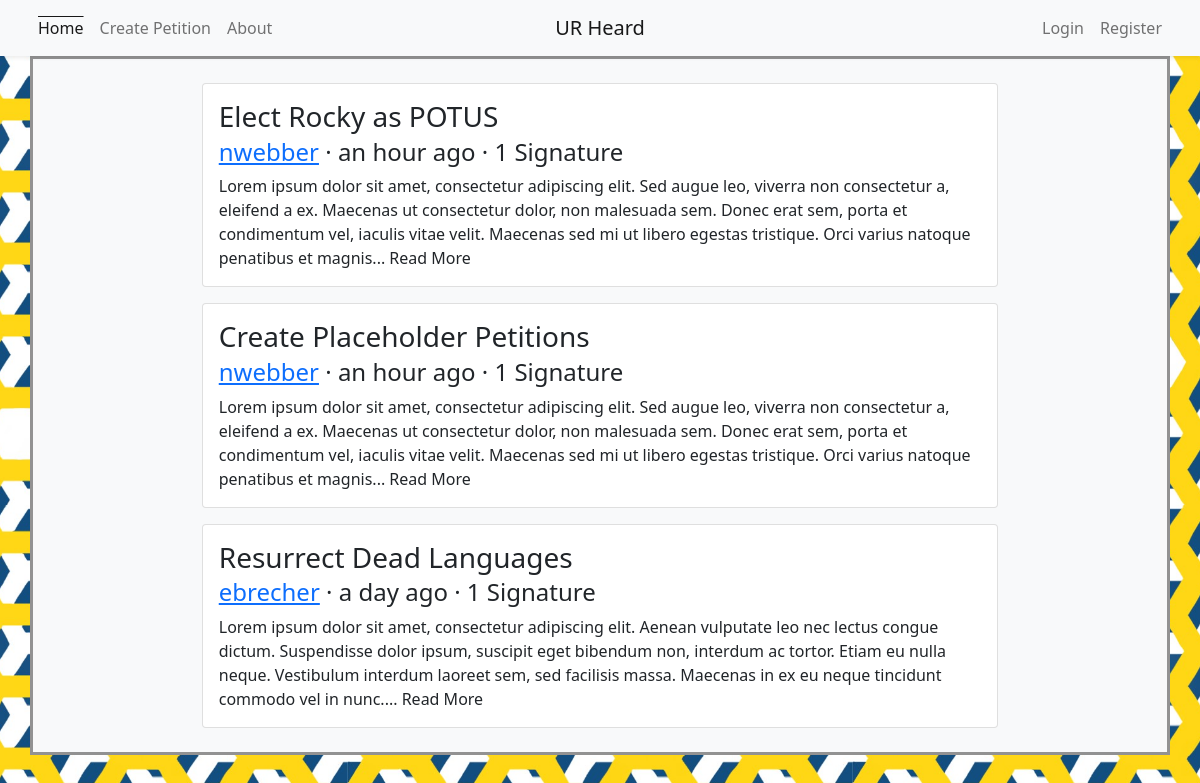
The page / on the database its author committed.
### models.py (models this page shows, shortened)
class Petition(db.Model):
	__tablename__ = 'petition'
	id = db.Column(db.Integer, primary_key=True)
	title = db.Column(db.String(80), nullable=False)
	body = db.Column(db.Text, nullable=False)
	author_id = db.Column(db.Integer, db.ForeignKey('user.id'), nullable=False)
	author = db.relationship('User', backref='petition')
	timestamp = db.Column(db.DateTime, default=datetime.utcnow)
	signers = db.relationship('User', secondary=signature, backref='signed_petitions')
	initial_signatures = 0
	signature_count = db.Column(db.Integer, default=initial_signatures)

class User(UserMixin, db.Model):
	__tablename__ = 'user'
	id = db.Column(db.Integer, primary_key=True)
	name = db.Column(db.String(50), nullable=False, unique=True, index=True)
	email = db.Column(db.String(50), unique=True, index=True)
	password_hash = db.Column(db.String(128))
	@property
	def password(self):
		raise AttributeError('password is not a readable attribute')

### app.py (the view)
@app.route('/', methods=['GET', 'POST'])
def index():
	petitions = Petition.query.order_by(Petition.timestamp.desc()).all()
	return render_template('index.html', petitions=petitions)

### templates/index.html (shortened to what this page needs)
{% extends "base.html" %}
{% block content %}
	<div class="container">
		<div class="d-flex flex-wrap justify-content-center">
		{% for petition in petitions %}
			<article class="card m-2 w-75">
				<a href="{{ url_for ('petition', id=petition.id) }}" class="text-body text-decoration-none">
					<div class="card-body">
						<h3 class="card-title font-weight-bold">{{petition.title}}</h3>
						<h4 class="card-subtitle mb-2"><object><a href="{{ url_for ('profile', id=petition.author_id) }}">{{petition.author.name}}</a></object> &middot; {{ moment(petition.timestamp).fromNow() }} &middot; {{ petition.signature_count }} {{'Signature' if petition.signature_count==1 else 'Signatures'}}</h4>
						<p class="card-text">{{petition.body | truncate(325, false, end='... Read More', leeway=10) }}</p>
					</div>
				</a>
			</article>
		{% endfor %}
		</div>
	</div>
{% endblock content %}

### rows shown on the page
Petition: title "Elect Rocky as POTUS", author.name "nwebber", timestamp "an hour ago", signature_count "1", signature_count "Signature", body "Lorem ipsum dolor sit amet, consectetur adipiscing elit. Sed augue leo, viverra non consectetur a, eleifend a ex. Maecenas ut consectetur dolor, non malesuada sem. Donec erat sem, porta et condimentum vel, iaculis vitae velit. Maecenas sed mi ut libero egestas tristique. Orci varius natoque penatibus et magnis... Read More"
Petition: title "Create Placeholder Petitions", author.name "nwebber", timestamp "an hour ago", signature_count "1", signature_count "Signature", body "Lorem ipsum dolor sit amet, consectetur adipiscing elit. Sed augue leo, viverra non consectetur a, eleifend a ex. Maecenas ut consectetur dolor, non malesuada sem. Donec erat sem, porta et condimentum vel, iaculis vitae velit. Maecenas sed mi ut libero egestas tristique. Orci varius natoque penatibus et magnis... Read More"
Petition: title "Resurrect Dead Languages", author.name "ebrecher", timestamp "a day ago", signature_count "1", signature_count "Signature", body "Lorem ipsum dolor sit amet, consectetur adipiscing elit. Aenean vulputate leo nec lectus congue dictum. Suspendisse dolor ipsum, suscipit eget bibendum non, interdum ac tortor. Etiam eu nulla neque. Vestibulum interdum laoreet sem, sed facilisis massa. Maecenas in ex eu neque tincidunt commodo vel in nunc.... Read More"

### other values the page prints
{{ render_nav_item('index', 'Home', use_li=True) }} "Home"
{{ render_nav_item('create', 'Create Petition', use_li=True) }} "Create Petition"
{{ render_nav_item('about', 'About', use_li=True) }} "About"
{{ render_nav_item('login', 'Login', use_li=True) }} "Login"
{{ render_nav_item('register', 'Register', use_li=True) }} "Register"
